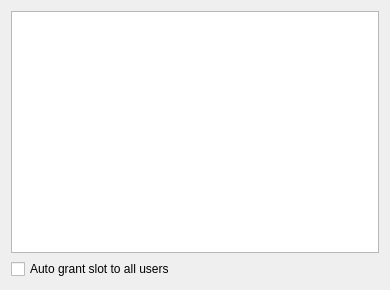
<?xml version="1.0" encoding="UTF-8"?>
<ui version="4.0">
 <class>UIFavoriteUsers</class>
 <widget class="QWidget" name="UIFavoriteUsers">
  <property name="geometry">
   <rect>
    <x>0</x>
    <y>0</y>
    <width>390</width>
    <height>290</height>
   </rect>
  </property>
  <property name="windowTitle">
   <string notr="true"/>
  </property>
  <layout class="QVBoxLayout" name="verticalLayout">
   <item>
    <widget class="QTreeView" name="treeView">
     <property name="editTriggers">
      <set>QAbstractItemView::NoEditTriggers</set>
     </property>
     <property name="selectionMode">
      <enum>QAbstractItemView::ExtendedSelection</enum>
     </property>
     <property name="selectionBehavior">
      <enum>QAbstractItemView::SelectRows</enum>
     </property>
     <property name="rootIsDecorated">
      <bool>false</bool>
     </property>
     <property name="itemsExpandable">
      <bool>false</bool>
     </property>
    </widget>
   </item>
   <item>
    <layout class="QHBoxLayout" name="horizontalLayout">
     <item>
      <widget class="QCheckBox" name="checkBox_AUTOGRANT">
       <property name="text">
        <string>Auto grant slot to all users</string>
       </property>
      </widget>
     </item>
     <item>
      <spacer name="horizontalSpacer">
       <property name="orientation">
        <enum>Qt::Horizontal</enum>
       </property>
       <property name="sizeHint" stdset="0">
        <size>
         <width>40</width>
         <height>20</height>
        </size>
       </property>
      </spacer>
     </item>
    </layout>
   </item>
  </layout>
 </widget>
 <resources/>
 <connections/>
</ui>
